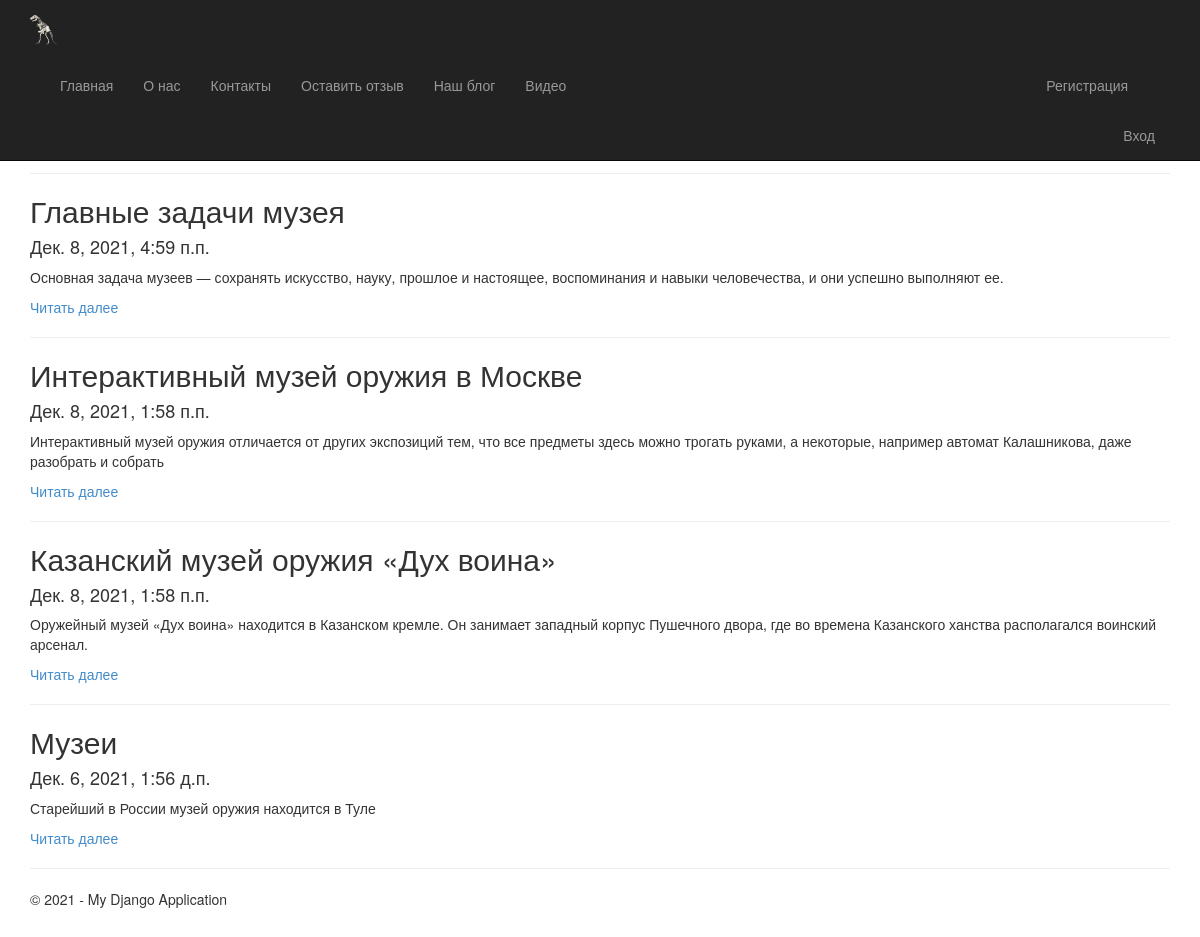
Page /blog on the committed database.
### app/models.py (models this page shows, shortened)
class Blog(models.Model):
    title = models.CharField(max_length = 100, unique_for_date = "posted", verbose_name = "Заголовок")
    description = models.TextField(verbose_name = "Краткое содержание")
    content = models.TextField(verbose_name = "Полное содержание")
    posted = models.DateTimeField(default = datetime.now(), db_index = True, verbose_name = "Опубликован")
    author = models.ForeignKey(User, null=True, blank=True, on_delete = models.SET_NULL, verbose_name = "Автор")
    image = models.FileField(default = 'temp.jpg', verbose_name = "Путь к картинке")
    class Meta:
        db_table = "Posts"
        ordering = ["-posted"]
        verbose_name = "Пост"
        verbose_name_plural = "Пост"

### app/views.py (the view)
# urls.py: url(r'^blog$', app.views.blog, name='blog'),
def blog(request):
    assert isinstance(request, HttpRequest)
    posts = Blog.objects.all() # запрос на выбор всех статей блога из модели
    return render(
        request,
        'app/blog.html',
        {
            'title':'Блог',
            'posts': posts, # передача списка статей в шаблон веб-страницы
            'year':datetime.now().year,
        }
    )

### app/templates/app/blog.html
{% extends "app/layout.html" %}
{% block content %}
<h2>{{ title }}</h2> <br />
{% for post in posts %}
<hr/>
<div class="">
<h2> {{post.title}} </h2>
<h4> {{post.posted}} </h4>
<p> {{post.description}} </p>
<p><a href="{% url 'blogpost' parametr=post.id %}"> Читать далее </a> </p>
</div>
{% endfor %}
{% endblock %}

### app/templates/app/layout.html (shortened to what this page needs)
﻿<!DOCTYPE html>
<html>
<head>
    {% load staticfiles %}
    <link rel="stylesheet" type="text/css" href="{% static 'app/content/bootstrap.min.css' %}" />
    <link rel="stylesheet" type="text/css" href="{% static 'app/content/site.css' %}" />
</head>
<body>
    <div class="navbar navbar-inverse navbar-fixed-top">
        <div class="container">
            <div class="navbar-header">
                <a href="/" class="navbar-brand"> <img style="height:30px; width:auto;" src="{% static 'app/content/logo.png' %}" alt="logo" /> </a>
            </div>
            <div class="navbar-collapse collapse">
                <ul class="nav navbar-nav">
                    <li><a href="{% url 'home' %}">Главная</a></li>
                    <li><a href="{% url 'about' %}">О нас</a></li>
                    <li><a href="{% url 'contact' %}">Контакты</a></li>
                    <li><a href="{% url 'feedback' %}">Оставить отзыв</a></li>
                    <li><a href="{% url 'blog' %}">Наш блог</a></li>
                    <li><a href="{% url 'videopost' %}">Видео</a></li>
                    <li>                {% if not user.is_authenticated %}
                    <li><a href="{% url 'registration' %}" class="rega">Регистрация</a></li>
                {% endif %}</li>
                </ul>
                {% include 'app/loginpartial.html' %}
            </div>
        </div>
    </div>
    <div class="container body-content">
{% block content %}{% endblock %}
        <hr/>
        <footer>
            <p>&copy; {{ year }} - My Django Application</p>
        </footer>
    </div>
</body>
</html>

### app/templates/app/loginpartial.html
{% if user.is_authenticated %}
<form id="logoutForm" action="/logout" method="post" class="navbar-right">
    {% csrf_token %}
    <ul class="nav navbar-nav navbar-right">
        <li><span class="navbar-brand">Здравствуйте {{ user.username }}!</span></li>
        <li><a href="javascript:document.getElementById('logoutForm').submit()">Выход</a></li>
    </ul>
</form>
{% else %}
<ul class="nav navbar-nav navbar-right">
    <li><a href="{% url 'login' %}">Вход</a></li>
</ul>
{% endif %}

### app/static/app/content/site.css (style rules this page uses)
body { padding-top: 50px; padding-bottom: 20px; }
.body-content { padding-left: 15px; padding-right: 15px; }
.rega { margin-left: 450px; }

### rows in the picture
Blog: title "Главные задачи музея", posted "Дек. 8, 2021, 4:59 п.п.", description "Основная задача музеев — сохранять искусство, науку, прошлое и настоящее, воспоминания и навыки человечества, и они успешно выполняют ее."
Blog: title "Интерактивный музей оружия в Москве", posted "Дек. 8, 2021, 1:58 п.п.", description "Интерактивный музей оружия отличается от других экспозиций тем, что все предметы здесь можно трогать руками, а некоторые, например автомат Калашникова, даже разобрать и собрать"
Blog: title "Казанский музей оружия «Дух воина»", posted "Дек. 8, 2021, 1:58 п.п.", description "Оружейный музей «Дух воина» находится в Казанском кремле. Он занимает западный корпус Пушечного двора, где во времена Казанского ханства располагался воинский арсенал."
Blog: title "Музеи", posted "Дек. 6, 2021, 1:56 д.п.", description "Старейший в России музей оружия находится в Туле"
